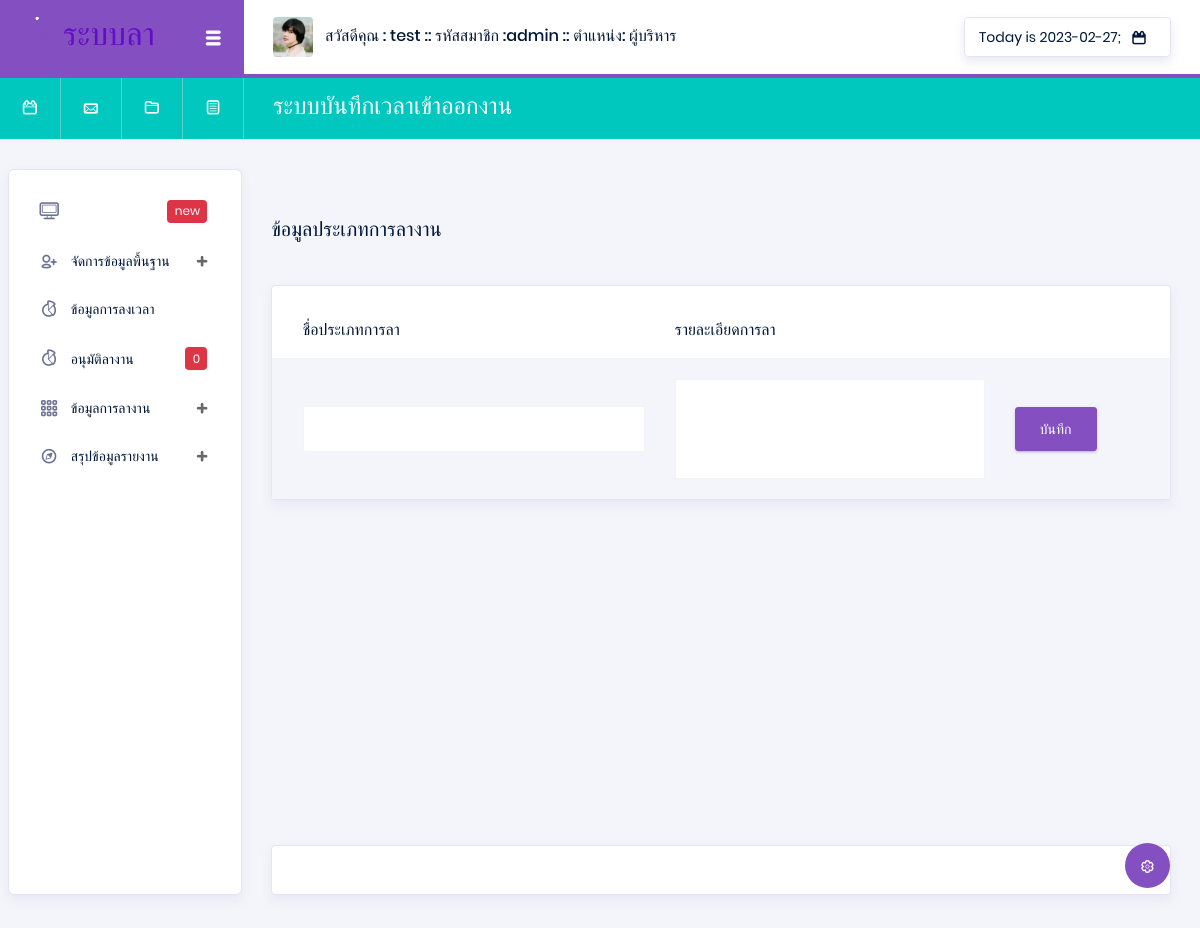
Page /index.php?p=peleave1 (signed in) on the earlier database version.
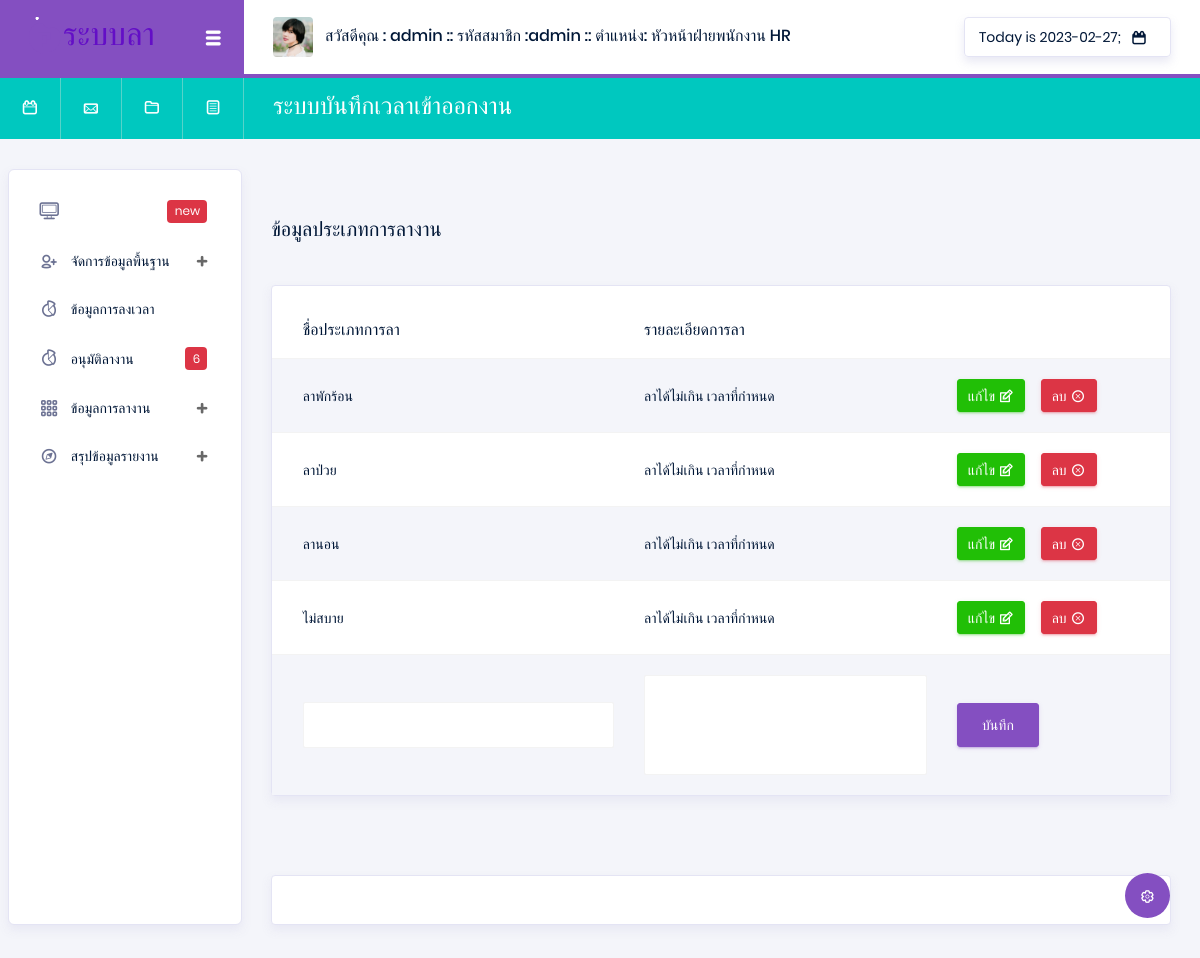
Same page on the later database version.
### tables this page shows
CREATE TABLE `position` (
  `Pos_id` varchar(13) NOT NULL,
  `Pos_name` varchar(50) NOT NULL
);

CREATE TABLE `typeleave` (
  `Type_id` varchar(13) NOT NULL,
  `Type_name` varchar(50) NOT NULL,
  `Type_details` text NOT NULL
);

### api/showData.php (called while the page is built, shortened)
<?php
$Pos_id = $_SESSION['Pos_id'];
@$ShowPosition = "SELECT * FROM position WHERE  Pos_id =  '$Pos_id' ";
@$SQLShowPosition = mysqli_query($con, $ShowPosition) or die("Error in query: $ShowPosition ");
while ($Showposition = mysqli_fetch_array($SQLShowPosition)) {
    @$Pos_name = $Showposition['Pos_name'];
}
@$typeleave = "SELECT * FROM typeleave ORDER BY Type_name DESC ";
@$Sqltypeleave = mysqli_query($con, $typeleave) or die("Error in query: $typeleave ");

### pages/system/peleave1.php (the view, shortened to what the changed rows need)
<div class="main-panel">
    <div class="content-wrapper">
        <br> <br>
        <?php
        extract(@$_GET);
        ?>
        <div class="row">
            <div class="col-xl-6 grid-margin stretch-card flex-column">
                <h5 class="mb-2 text-titlecase mb-4">ข้อมูลประเภทการลางาน</h5>
            </div>
        </div>
        <div class="row">
            <div class="col-md-12">
                <div class="card">
                    <div class="table-responsive pt-3">
                        <table class="table table-striped project-orders-table">
                            <thead>
                                <tr>
                                    <th>ชื่อประเภทการลา</th>
                                    <th>รายละเอียดการลา</th>
                                </tr>
                            </thead>
                            <tbody>
                                <?php
                                while ($Showpeleave = mysqli_fetch_array($Sqltypeleave)) {
                                ?>
                                    <tr>
                                        <td><?php echo $Showpeleave['Type_name'] ?></td>
                                        <td><?php echo $Showpeleave['Type_details'] ?></td>
                                        <td>
                                            <div class="d-flex align-items-center">
                                                <button type="button" data-toggle="modal" data-target="#addnullPeleave" onclick="edtiPeleave(Type_id ='<?php echo $Showpeleave['Type_id'] ?>')" class="btn btn-success btn-sm btn-icon-text mr-3">
                                                    แก้ไข
                                                    <i class="typcn typcn-edit btn-icon-append"></i>
                                                </button>
                                                <a href="./api/api_system.php?str=deletePeleave1&Type_id=<?php echo $Showpeleave['Type_id']; ?>" onclick="return confirm('คุณแน่ใจว่าจะลบข้อมูลใช่หรือไม่');" type="button" class="btn btn-danger btn-sm btn-icon-text">
                                                    ลบ
                                                    <i class="typcn typcn-delete-outline btn-icon-append"></i>
                                                </a>
                                            </div>
                                        </td>
                                    </tr>
                                <?php } ?>
                                <form class="forms-sample" action="./api/api_system.php" method="POST">
                                    <td> <input type="text" class="form-control" name="Type_name" id="Type_name" placeholder="" required> </td>
                                    <td> <textarea class="form-control" name="Type_details" id="Type_details" rows="5"></textarea></td>
                                    <td> <button type="submit" class="btn btn-primary" id="buttonY">บันทึก </button> </td>
                                </form>
                            </tbody>
                        </table>
                    </div>
                </div>
            </div>
        </div>
        <br><br>
    </div>
    <footer class="footer">
        <div class="card">
            <div class="card-body">
            </div>
        </div>
    </footer>
</div>

### Head.php (shortened to what the changed rows need)
<nav class="navbar col-lg-12 col-12 p-0 fixed-top d-flex flex-row">
  <div class="navbar-brand-wrapper d-flex justify-content-center">
    <div class="navbar-brand-inner-wrapper d-flex justify-content-between align-items-center w-100">
      <a class="navbar-brand brand-logo" href="#"><img src="images/logo-dark11.svg" alt="logo" /></a>
      <button class="navbar-toggler navbar-toggler align-self-center" type="button" data-toggle="minimize">
        <span class="typcn typcn-th-menu"></span>
      </button>
    </div>
  </div>
  <div class="navbar-menu-wrapper d-flex align-items-center justify-content-end">
    <ul class="navbar-nav mr-lg-2">
      <li class="nav-item nav-profile dropdown">
        <a class="nav-link" href="#" data-toggle="dropdown" id="profileDropdown">
          <img src="images/faces/face5.jpg" alt="profile" />
          <span class="nav-profile-name">
            สวัสดีคุณ : <?php echo $_SESSION['Emp_name']; ?>
            :: รหัสสมาชิก :<?php echo $_SESSION['Emp_id']; ?>
            :: ตำแหน่ง: <?php echo $Pos_name; ?> </span>
        </a>
      </li>
    </ul>
    <ul class="navbar-nav navbar-nav-right">
      <li class="nav-item nav-date dropdown">
        <a class="nav-link d-flex justify-content-center align-items-center" href="javascript:;">
          <h6 class="date mb-0"> <?php echo "Today is " . date("Y-m-d") ?>;</h6>
          <i class="typcn typcn-calendar"></i>
        </a>
      </li>
    </ul>
  </div>
</nav>
<nav class="navbar-breadcrumb col-xl-12 col-12 d-flex flex-row p-0">
  <div class="navbar-links-wrapper d-flex align-items-stretch">
    <div class="nav-link">
      <a href="javascript:;"><i class="typcn typcn-calendar-outline"></i></a>
    </div>
    <div class="nav-link">
      <a href="javascript:;"><i class="typcn typcn-mail"></i></a>
    </div>
    <div class="nav-link">
      <a href="javascript:;"><i class="typcn typcn-folder"></i></a>
    </div>
    <div class="nav-link">
      <a href="javascript:;"><i class="typcn typcn-document-text"></i></a>
    </div>
  </div>
  <div class="navbar-menu-wrapper d-flex align-items-center justify-content-end">
    <ul class="navbar-nav mr-lg-2">
      <li class="nav-item ml-0">
        <h4 class="mb-0">ระบบบันทึกเวลาเข้าออกงาน </h4>
      </li>
    </ul>
  </div>
</nav>
<div class="container-fluid page-body-wrapper">
  <div class="theme-setting-wrapper">
    <div id="settings-trigger"><i class="typcn typcn-cog-outline"></i></div>
  </div>

### ListNan.php (shortened to what the changed rows need)
<?php
@$leavefd = "SELECT * FROM `leave` WHERE  Leave_status = 1 ORDER BY Leave_date DESC;   ";
@$Sqlleavefd = mysqli_query($con, $leavefd) or die("Error in query: $leavefd ");
@$numd = mysqli_num_rows($Sqlleavefd);
?>
<nav class="sidebar sidebar-offcanvas" id="sidebar">
  <ul class="nav">
    <li class="nav-item">
      <a class="nav-link" href="#">
        <i class="typcn typcn-device-desktop menu-icon"></i>
        <div class="badge badge-danger">new</div>
      </a>
    </li>
    <li class="nav-item">
      <a class="nav-link" data-toggle="collapse" href="#auth" aria-expanded="false" aria-controls="auth">
        <i class="typcn typcn-user-add-outline menu-icon"></i>
        <span class="menu-title">จัดการข้อมูลพื้นฐาน</span>
        <i class="menu-arrow"></i>
      </a>
    </li>
    <li class="nav-item">
      <a class="nav-link" href="index.php?p=timetable">
        <i class="typcn typcn-chart-pie-outline menu-icon"></i>
        <span class="menu-title">ข้อมูลการลงเวลา</span>
      </a>
    </li>
    <li class="nav-item">
      <a class="nav-link" href="index.php?p=leave1">
        <i class="typcn typcn-chart-pie-outline menu-icon"></i>
        <span class="menu-title">อนุมัติลางาน</span>
        <div class="badge badge-danger"><?php echo $numd ?></div>
      </a>
    </li>
    <li class="nav-item">
      <a class="nav-link" data-toggle="collapse" href="#tables" aria-expanded="false" aria-controls="tables">
        <i class="typcn typcn-th-small-outline menu-icon"></i>
        <span class="menu-title">ข้อมูลการลางาน</span>
        <i class="menu-arrow"></i>
      </a>
    </li>
    <li class="nav-item">
      <a class="nav-link" data-toggle="collapse" href="#icons" aria-expanded="false" aria-controls="icons">
        <i class="typcn typcn-compass menu-icon"></i>
        <span class="menu-title">สรุปข้อมูลรายงาน</span>
        <i class="menu-arrow"></i>
      </a>
    </li>
  </ul>
</nav>

Differences in the rows shown:
changed position: Pos_name "ผู้บริหาร" → "หัวหน้าฝ่ายพนักงาน HR"
added typeleave: Type_name "ลาพักร้อน", Type_details "ลาได้ไม่เกิน เวลาที่กำหนด"
added typeleave: Type_name "ลาป่วย", Type_details "ลาได้ไม่เกิน เวลาที่กำหนด"
added typeleave: Type_name "ลานอน", Type_details "ลาได้ไม่เกิน เวลาที่กำหนด"
added typeleave: Type_name "ไม่สบาย", Type_details "ลาได้ไม่เกิน เวลาที่กำหนด"
Other differences:
$_SESSION['Emp_name']: "test" → "admin"
$numd: "0" → "6"
